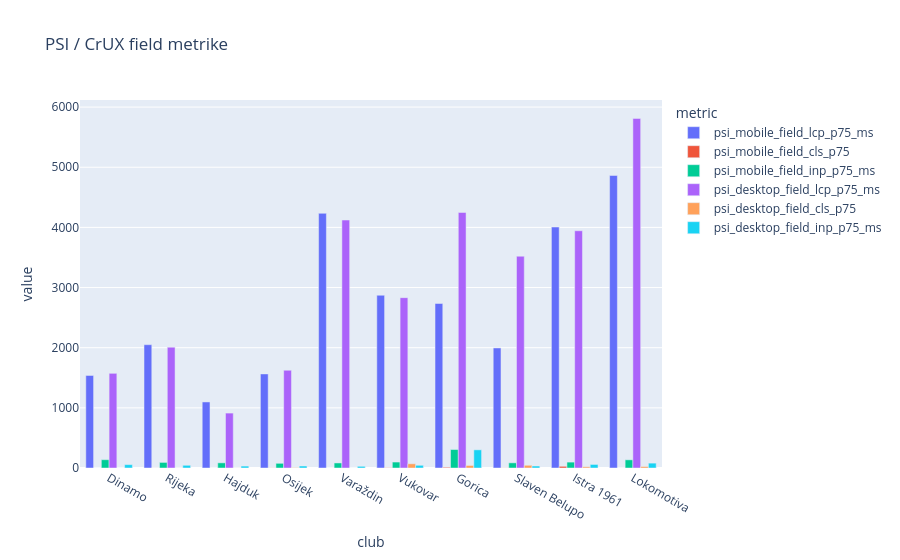

Notebook code cell kept with this figure:
### Code cell
if psi_cols:
    long_psi = psi_df.melt(id_vars='club', var_name='metric', value_name='value').dropna()
    fig = px.bar(long_psi, x='club', y='value', color='metric', barmode='group', title='PSI / CrUX field metrike')
    fig.show()

### Figure 1 — Plotly figure (JSON) as saved in the notebook; plotly's stock layout.template omitted (floating-point values rounded to 4 significant figures)
{"data": [{"alignmentgroup": "True", "hovertemplate": "metric=psi_mobile_field_lcp_p75_ms<br>club=%{x}<br>value=%{y}<extra></extra>", "legendgroup": "psi_mobile_field_lcp_p75_ms", "marker": {"color": "#636efa", "pattern": {"shape": ""}}, "name": "psi_mobile_field_lcp_p75_ms", "offsetgroup": "psi_mobile_field_lcp_p75_ms", "orientation": "v", "showlegend": true, "textposition": "auto", "type": "bar", "x": ["Dinamo", "Rijeka", "Hajduk", "Osijek", "Varaždin", "Vukovar", "Gorica", "Slaven Belupo", "Istra 1961", "Lokomotiva"], "xaxis": "x", "y": [1539, 2050, 1098, 1564, 4234, 2872, 2735, 1996, 4006, 4863], "yaxis": "y"}, {"alignmentgroup": "True", "hovertemplate": "metric=psi_mobile_field_cls_p75<br>club=%{x}<br>value=%{y}<extra></extra>", "legendgroup": "psi_mobile_field_cls_p75", "marker": {"color": "#EF553B", "pattern": {"shape": ""}}, "name": "psi_mobile_field_cls_p75", "offsetgroup": "psi_mobile_field_cls_p75", "orientation": "v", "showlegend": true, "textposition": "auto", "type": "bar", "x": ["Dinamo", "Rijeka", "Hajduk", "Osijek", "Varaždin", "Vukovar", "Gorica", "Slaven Belupo", "Istra 1961", "Lokomotiva"], "xaxis": "x", "y": [0, 1, 0, 2, 0, 4, 12, 2, 28, 0], "yaxis": "y"}, {"alignmentgroup": "True", "hovertemplate": "metric=psi_mobile_field_inp_p75_ms<br>club=%{x}<br>value=%{y}<extra></extra>", "legendgroup": "psi_mobile_field_inp_p75_ms", "marker": {"color": "#00cc96", "pattern": {"shape": ""}}, "name": "psi_mobile_field_inp_p75_ms", "offsetgroup": "psi_mobile_field_inp_p75_ms", "orientation": "v", "showlegend": true, "textposition": "auto", "type": "bar", "x": ["Dinamo", "Rijeka", "Hajduk", "Osijek", "Varaždin", "Vukovar", "Gorica", "Slaven Belupo", "Istra 1961", "Lokomotiva"], "xaxis": "x", "y": [138, 93, 86, 78, 84, 99, 307, 86, 98, 136], "yaxis": "y"}, {"alignmentgroup": "True", "hovertemplate": "metric=psi_desktop_field_lcp_p75_ms<br>club=%{x}<br>value=%{y}<extra></extra>", "legendgroup": "psi_desktop_field_lcp_p75_ms", "marker": {"color": "#ab63fa", "pattern": {"shape": ""}}, "name": "psi_desktop_field_lcp_p75_ms", "offsetgroup": "psi_desktop_field_lcp_p75_ms", "orientation": "v", "showlegend": true, "textposition": "auto", "type": "bar", "x": ["Dinamo", "Rijeka", "Hajduk", "Osijek", "Varaždin", "Vukovar", "Gorica", "Slaven Belupo", "Istra 1961", "Lokomotiva"], "xaxis": "x", "y": [1574, 2009, 913, 1625, 4122, 2832, 4248, 3521, 3944, 5812], "yaxis": "y"}, {"alignmentgroup": "True", "hovertemplate": "metric=psi_desktop_field_cls_p75<br>club=%{x}<br>value=%{y}<extra></extra>", "legendgroup": "psi_desktop_field_cls_p75", "marker": {"color": "#FFA15A", "pattern": {"shape": ""}}, "name": "psi_desktop_field_cls_p75", "offsetgroup": "psi_desktop_field_cls_p75", "orientation": "v", "showlegend": true, "textposition": "auto", "type": "bar", "x": ["Dinamo", "Rijeka", "Hajduk", "Osijek", "Varaždin", "Vukovar", "Gorica", "Slaven Belupo", "Istra 1961", "Lokomotiva"], "xaxis": "x", "y": [0, 1, 1, 6, 0, 70, 42, 45, 20, 24], "yaxis": "y"}, {"alignmentgroup": "True", "hovertemplate": "metric=psi_desktop_field_inp_p75_ms<br>club=%{x}<br>value=%{y}<extra></extra>", "legendgroup": "psi_desktop_field_inp_p75_ms", "marker": {"color": "#19d3f3", "pattern": {"shape": ""}}, "name": "psi_desktop_field_inp_p75_ms", "offsetgroup": "psi_desktop_field_inp_p75_ms", "orientation": "v", "showlegend": true, "textposition": "auto", "type": "bar", "x": ["Dinamo", "Rijeka", "Hajduk", "Osijek", "Varaždin", "Vukovar", "Gorica", "Slaven Belupo", "Istra 1961", "Lokomotiva"], "xaxis": "x", "y": [56, 45, 32, 33, 28, 45, 302, 33, 59, 81], "yaxis": "y"}], "layout": {"barmode": "group", "legend": {"title": {"text": "metric"}, "tracegroupgap": 0}, "title": {"text": "PSI / CrUX field metrike"}, "xaxis": {"anchor": "y", "domain": [0, 1], "title": {"text": "club"}}, "yaxis": {"anchor": "x", "domain": [0, 1], "title": {"text": "value"}}}}
